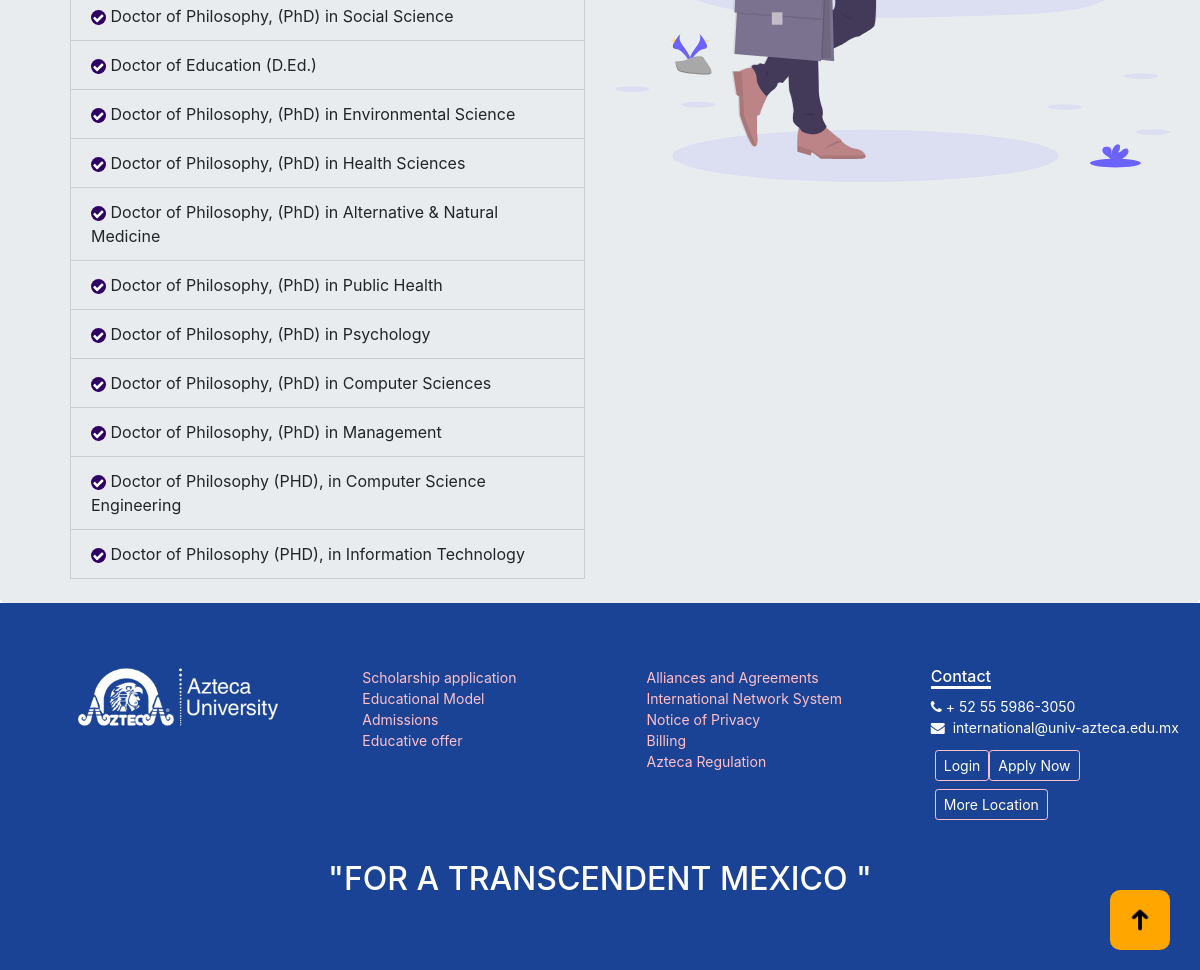
/educationalOffering/4 (lower part), run on an earlier commit of the app's database.
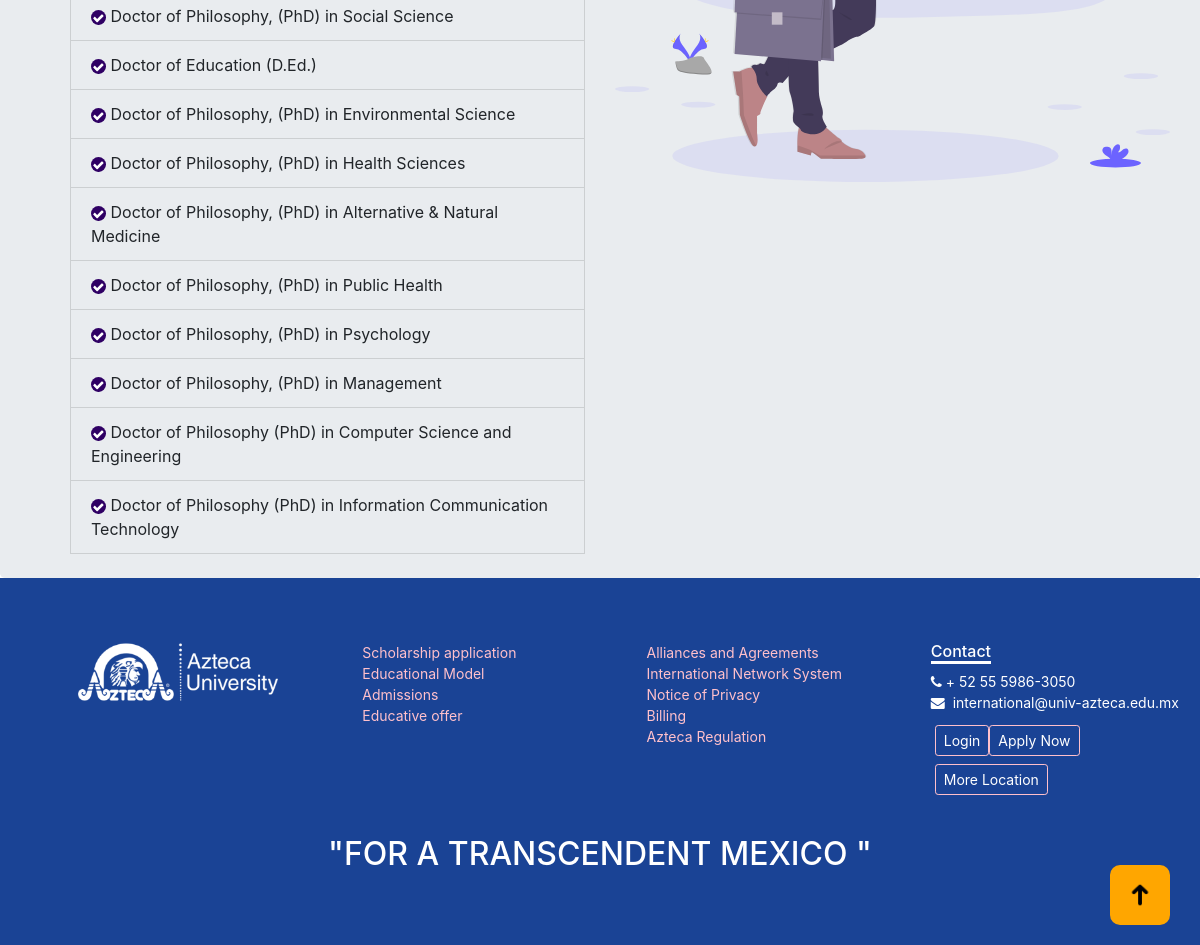
And on a later commit of the database.
### main_app/models.py (models this page shows)
class specialization(models.Model):
    id = models.AutoField(primary_key=True)
    name = models.CharField(max_length=300)
    degreeProgram = models.ForeignKey('degreeProgram',on_delete=models.CASCADE)
    def __str__(self):
        return self.name

### main_app/views.py (the view, shortened to what this page needs)
# urls.py: path('educationalOffering/<int:id>',views.education),
def education(request,id):
    spec = specialization.objects.all()
    program = degreeProgram.objects.all()
    education = educationalOffering.objects.get(id=id)
    course= degreeProgram.objects.filter(educationalOffering = education)
    educationDegree = educationalOffering.objects.all().order_by('priority')
    dictionary,mainList={},[]
    if course:
        if course[0].specializationAvailable:
            for i in course:
                specializationCourses = specialization.objects.filter(degreeProgram = i)
                dictionary = {"heading":specializationCourses[0].degreeProgram.name,"specializations":specializationCourses}
                mainList.append(dictionary)
            acceptanceCriteria = acceptancePolicy.objects.filter(educationalOffering=education)
            nominationConsideratio = nominationConsideration.objects.filter(educationalOffering=education)
            print(mainList)
            context={
                'specialization':mainList,
                'heading':education,
                'acceptanceCriteria':acceptanceCriteria,
                'nominationConsideration':nominationConsideratio,
                'educationalOffering':educationDegree,
                'spec':spec,'degree':program
            }
            return render(request,'test.html',context)

### templates/test.html (shortened to what the changed rows need)
{% load static %}
<!DOCTYPE html>
<html lang="en">
<head>
    <link rel="stylesheet" href="https://cdn.jsdelivr.net/npm/bootstrap@4.5.3/dist/css/bootstrap.min.css">
    <link rel="stylesheet" href="https://cdnjs.cloudflare.com/ajax/libs/font-awesome/4.7.0/css/font-awesome.min.css">
    <link rel="stylesheet" href="{% static 'css/owl.carousel.css' %}">
    <link rel="stylesheet" href="{% static 'css/owl.theme.default.min.css' %}">
    <link rel="stylesheet" href="https://cdnjs.cloudflare.com/ajax/libs/fancybox/3.5.7/jquery.fancybox.css" />
    <link rel="stylesheet" href="https://cdnjs.cloudflare.com/ajax/libs/jquery.mb.YTPlayer/3.3.8/css/jquery.mb.YTPlayer.min.css"
    />
    <link rel="stylesheet" href="{% static 'css/style.css' %}">
    <link rel="stylesheet" href="https://cdnjs.cloudflare.com/ajax/libs/animate.css/4.1.1/animate.min.css" />
</head>
<body>
     {% for i in specialization %}
    <section class="">
        <div class="jumbotron pb-2">
            <div class="container-fluid">
                <div class="col-xl-12 pt-5">
                    <div class="row pt-xl-4">
                        <div class="col-xl-6 col-lg-6 pt-xl-4">
                            <ul class=" list-group-3">
                                {% for c in i.specializations %}
                                <li class="list-group-item wow fadeIn " data-wow-delay="0.3s" style="visibility: visible; animation-name:fadeIn"><img src="{% static 'images/tick.svg' %}" width="15" height="15"> {{c.name}}</li>
                                {% endfor %}
                            </ul>
                        </div>
                        <div class="col-xl-6 col-lg-6" style="height: 50px;">
                            <img src="{% static 'images/undraw_businessman_97x4.svg' %}" class="img-fluid wow fadeIn " data-wow-delay="0.8s" style="visibility: visible; animation-name:fadeIn">
                        </div>
                    </div>
                </div>
            </div>
        </div>
    </section>
    {% endfor %}
    <section>
              <div class="footer ">
                          <h2 class="text-center text-white pt-4 ">"FOR A TRANSCENDENT MEXICO "</h2>
                          </div>
                      </section>
</body>
</html>

What changed in the data, as far as the page shows it:
removed specialization: name "Doctor of Philosophy, (PhD) in Computer Sciences"
changed specialization: name "Doctor of Philosophy (PHD), in Computer Science Engineering" → "Doctor of Philosophy (PhD) in Computer Science and Engineering"
changed specialization: name "Doctor of Philosophy (PHD), in Information Technology" → "Doctor of Philosophy (PhD) in Information Communication Technology"
